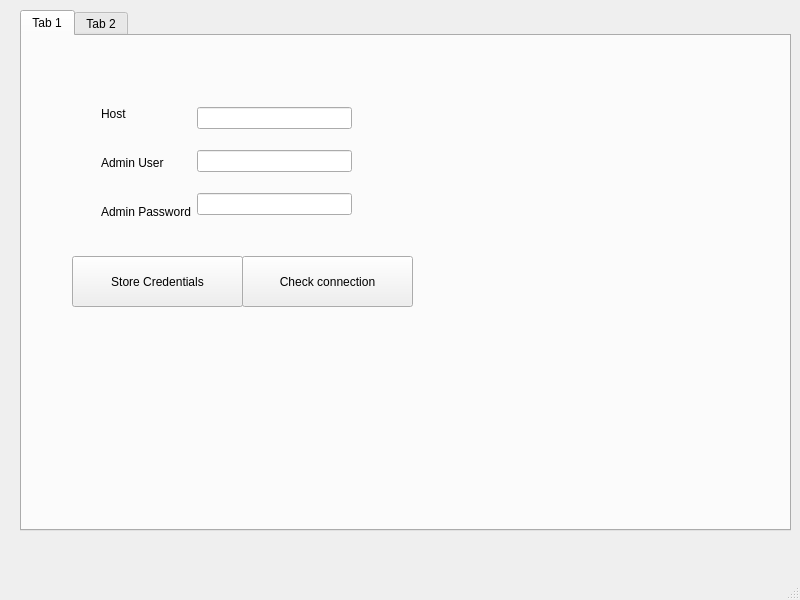
<?xml version="1.0" encoding="UTF-8"?>
<ui version="4.0">
 <class>MainWindow</class>
 <widget class="QMainWindow" name="MainWindow">
  <property name="geometry">
   <rect>
    <x>0</x>
    <y>0</y>
    <width>800</width>
    <height>600</height>
   </rect>
  </property>
  <property name="windowTitle">
   <string>MainWindow</string>
  </property>
  <widget class="QWidget" name="centralwidget">
   <widget class="QTabWidget" name="tabWidget">
    <property name="geometry">
     <rect>
      <x>20</x>
      <y>10</y>
      <width>771</width>
      <height>521</height>
     </rect>
    </property>
    <property name="currentIndex">
     <number>0</number>
    </property>
    <widget class="QWidget" name="tab">
     <attribute name="title">
      <string>Tab 1</string>
     </attribute>
     <widget class="QWidget" name="horizontalLayoutWidget">
      <property name="geometry">
       <rect>
        <x>79</x>
        <y>56</y>
        <width>251</width>
        <height>141</height>
       </rect>
      </property>
      <layout class="QHBoxLayout" name="horizontalLayout">
       <item>
        <layout class="QVBoxLayout" name="verticalLayout_2">
         <item>
          <widget class="QLabel" name="label_host">
           <property name="text">
            <string>Host</string>
           </property>
          </widget>
         </item>
         <item>
          <widget class="QLabel" name="label_admin_user">
           <property name="text">
            <string>Admin User</string>
           </property>
          </widget>
         </item>
         <item>
          <widget class="QLabel" name="label_admin_pw">
           <property name="text">
            <string>Admin Password</string>
           </property>
          </widget>
         </item>
        </layout>
       </item>
       <item>
        <layout class="QVBoxLayout" name="verticalLayout">
         <item>
          <widget class="QLineEdit" name="lineEdit_host"/>
         </item>
         <item>
          <widget class="QLineEdit" name="lineEdit_admin_user"/>
         </item>
         <item>
          <widget class="QLineEdit" name="lineEdit_admin_pw"/>
         </item>
        </layout>
       </item>
      </layout>
     </widget>
     <widget class="QPushButton" name="pushButton_store_credentials">
      <property name="geometry">
       <rect>
        <x>50</x>
        <y>220</y>
        <width>171</width>
        <height>51</height>
       </rect>
      </property>
      <property name="text">
       <string>Store Credentials</string>
      </property>
     </widget>
     <widget class="QPushButton" name="pushButton_check_connection">
      <property name="geometry">
       <rect>
        <x>220</x>
        <y>220</y>
        <width>171</width>
        <height>51</height>
       </rect>
      </property>
      <property name="toolTipDuration">
       <number>9</number>
      </property>
      <property name="text">
       <string>Check connection</string>
      </property>
     </widget>
    </widget>
    <widget class="QWidget" name="tab_2">
     <attribute name="title">
      <string>Tab 2</string>
     </attribute>
    </widget>
   </widget>
  </widget>
  <widget class="QMenuBar" name="menubar">
   <property name="geometry">
    <rect>
     <x>0</x>
     <y>0</y>
     <width>800</width>
     <height>22</height>
    </rect>
   </property>
  </widget>
  <widget class="QStatusBar" name="statusbar"/>
 </widget>
 <resources/>
 <connections/>
</ui>
